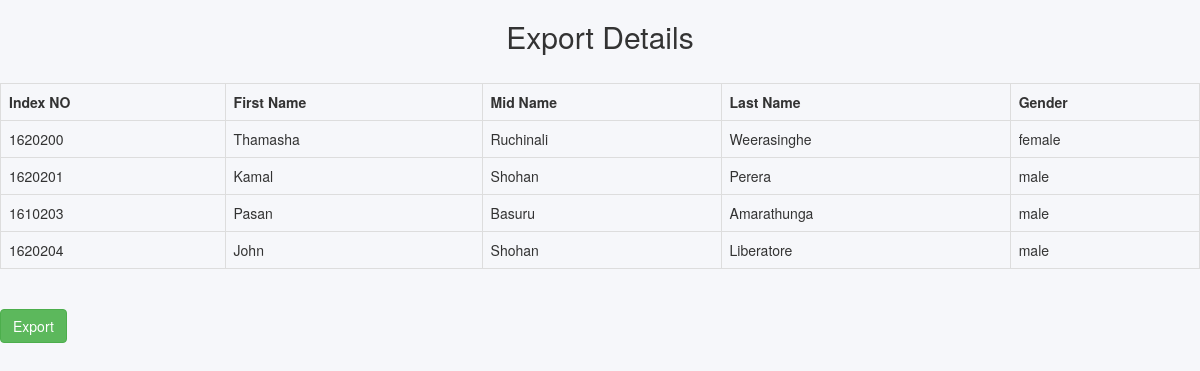
The app's page /view/sar_report_3.php (signed in) with its own data.
### tables this page shows
CREATE TABLE `student` (
  `s_id` int(20) NOT NULL,
  `first_name` varchar(30) NOT NULL,
  `mid_name` varchar(255) NOT NULL,
  `last_name` varchar(40) NOT NULL,
  `school` varchar(45) NOT NULL,
  `birthdate` varchar(45) NOT NULL,
  `race` varchar(45) NOT NULL,
  `religion` varchar(45) NOT NULL,
  `reg_date` varchar(45) NOT NULL,
  `out_date` varchar(45) NOT NULL,
  `gender` varchar(45) NOT NULL,
  `stu_image` varchar(50) NOT NULL,
  `nic` varchar(11) NOT NULL,
  `index_no` varchar(255) NOT NULL
);

### view/sar_report_3.php (the view, shortened to what this page needs)
<?php
$connect = mysqli_connect("localhost", "root", "", "sms");
$search = substr(Date('Y'), 2)-1;
$search .= '%';
$sql = "SELECT * FROM student where index_no LIKE '".$search."'";
$result = mysqli_query($connect, $sql);
?>
<!DOCTYPE html>
<html>
<head>
    <link href="https://maxcdn.bootstrapcdn.com/font-awesome/4.6.3/css/font-awesome.min.css" rel="stylesheet">
    <link rel="stylesheet" type="text/css" href="../view/css/style2.css">
    <link rel="stylesheet" href="https://maxcdn.bootstrapcdn.com/bootstrap/3.3.7/css/bootstrap.min.css">
    <link rel="stylesheet" href="https://maxcdn.bootstrapcdn.com/bootstrap/3.3.6/css/bootstrap.min.css" />
</head>
<body class="home">
                    <h2 align="center">Export Details</h2><br />
                    <table class="table table-bordered">
                     <tr>
                                         <th>Index NO</th>
                                         <th>First Name</th>
                                         <th>Mid Name</th>
                       <th>Last Name</th>
                       <th>Gender</th>
                                    </tr>
                     <?php
                     while($row = mysqli_fetch_array($result))
                     {
                        echo '
                       <tr>
                         <td>'.$row["index_no"].'</td>
                         <td>'.$row["first_name"].'</td>
                         <td>'.$row["mid_name"].'</td>
                         <td>'.$row["last_name"].'</td>
                         <td>'.$row["gender"].'</td>
                       </tr>
                        ';
                     }
                     ?>
                    </table>
                    <br />
                    <form method="post" action="#">
                     <input type="submit" name="export" class="btn btn-success" value="Export" />
                    </form>
</body>
</html>

### view/css/style2.css (style rules this page uses)
.home { background: #f6f7fa; }

### records on screen
student: index_no "1620200", first_name "Thamasha", mid_name "Ruchinali", last_name "Weerasinghe", gender "female"
student: index_no "1620201", first_name "Kamal", mid_name "Shohan", last_name "Perera", gender "male"
student: index_no "1610203", first_name "Pasan", mid_name "Basuru", last_name "Amarathunga", gender "male"
student: index_no "1620204", first_name "John", mid_name "Shohan", last_name "Liberatore", gender "male"
